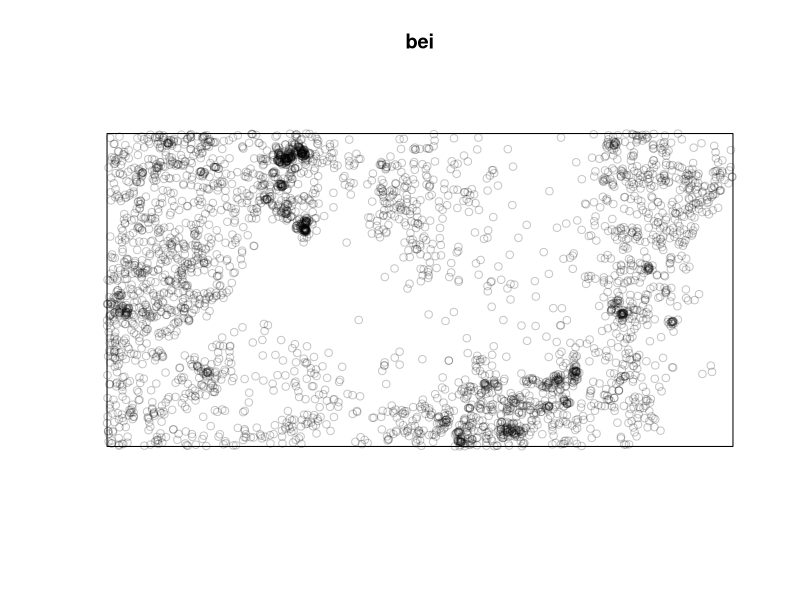
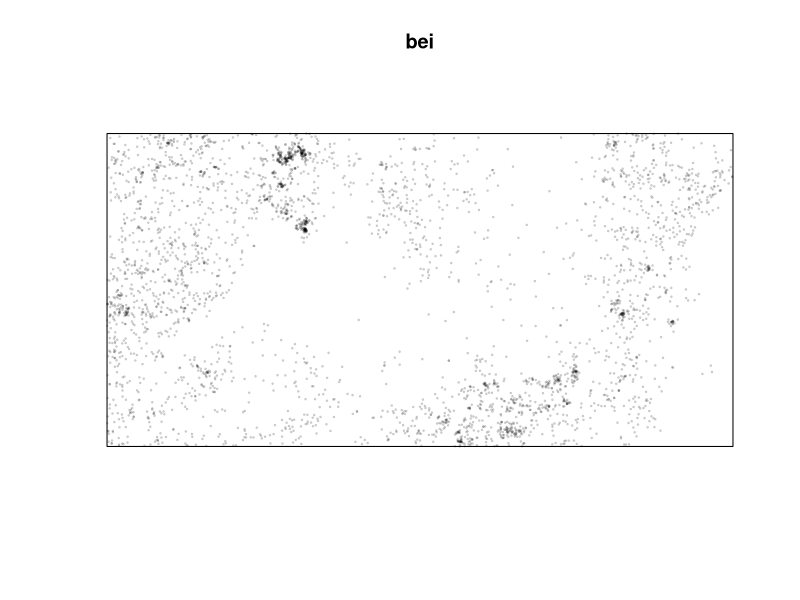
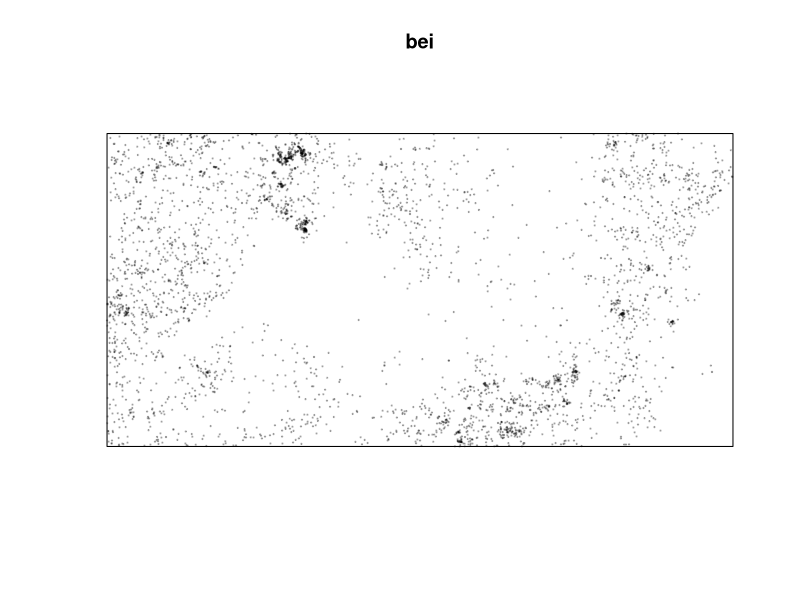
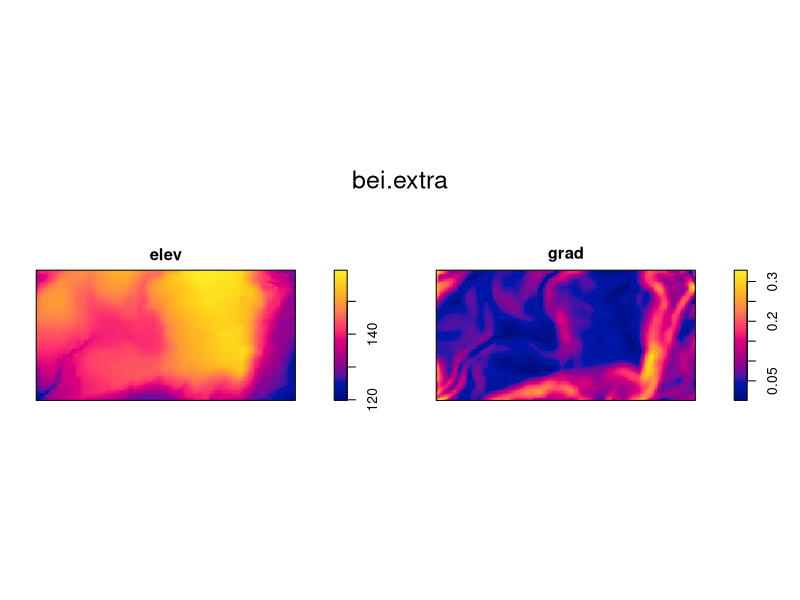
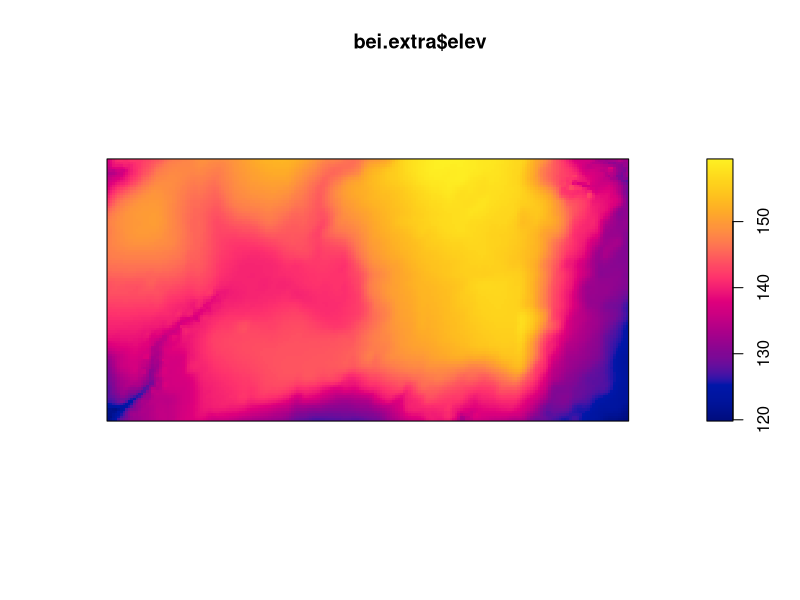
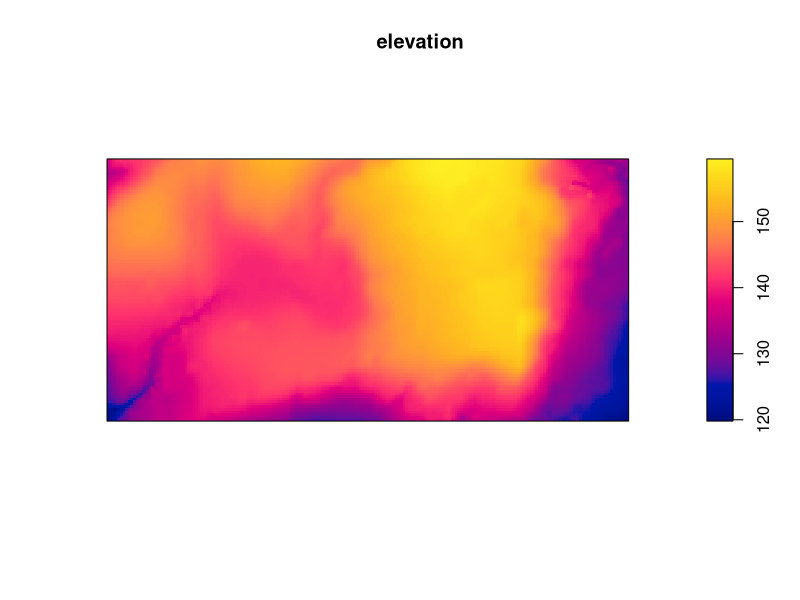
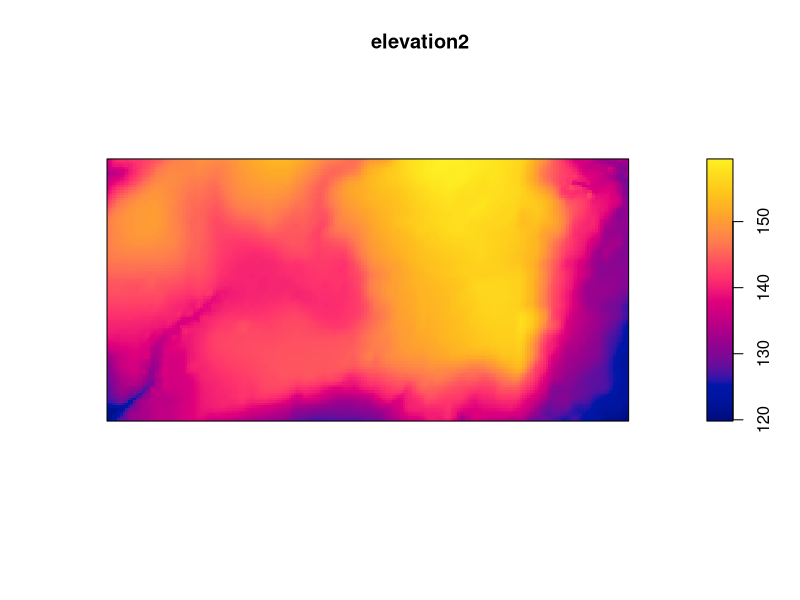
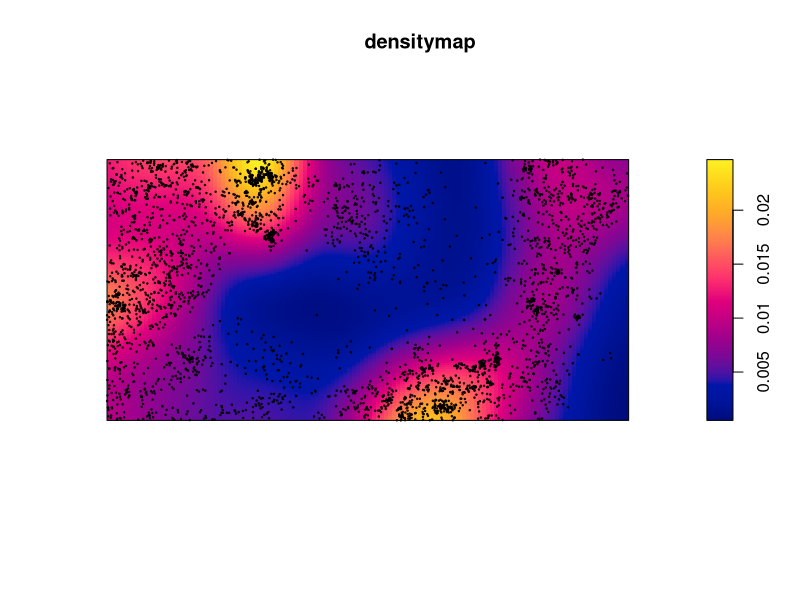

These charts were generated, in order, by the following R code:
# Code related to population ecology

# A package is needed for point pattern analysis
#Install package "spatstat"
install.packages("spatstat")
library(spatstat)

# let's use the bei data:
# data description:
bei

# plotting the data
plot(bei)

# changing dimension - cex
plot(bei, cex=.2)

# changing the symbol - pch
plot(bei, cex=.2, pch=19)

# additional datasets
bei.extra
plot(bei.extra)

# let's use only part of the dataset: elev
plot(bei.extra$elev)
elevation <- bei.extra$elev
plot(elevation)

# second method to select elements
# double brackets are used for raster data
elevation2 <- bei.extra[[1]]
plot(elevation2)

# passing from points to a countinuous surface
densitymap <- density(bei)
plot(densitymap)
points(bei, cex=.2)

########## DAY 2
# Plotting the maps one beside the other, create multiframe
par(mfrow=c(1,2))
plot(elevation2)
plot(densitymap)

# Exercise: make a multiframe with maps one on top of the other
par(mfrow=c(2,1))
plot(elevation2)
plot(densitymap)

# one friend to clear graphs
dev.off()
plot(elevation2)

# Changin colors to maps
cl <- colorRampPalette(c("red", "orange", "yellow"))(3)
plot(densitymap, col=cl)

l <- colorRampPalette(c("red", "orange", "yellow"))(10)
plot(densitymap, col=cl)

cl <- colorRampPalette(c("red", "orange", "yellow"))(100)
plot(densitymap, col=cl)

#R colours are here https://r-charts.com/colors/ 

# Exercise: change the color ramp palette using different colors

clnew <- colorRampPalette(c("darkgoldenrod", "darkorchid", "darkseagreen"))(3)
plot(densitymap, col=clnew)

# Exrcise: build a multiframe and plot the densitymap with two different color ramp palettes one ontop of the other
par(mfrow=c(2,1))
cl <- colorRampPalette(c("red", "orange", "yellow"))(100)
plot(densitymap, col=cl)
clnew <- colorRampPalette(c("darkgoldenrod", "darkorchid", "darkseagreen"))(100)
plot(densitymap, col=clnew)
